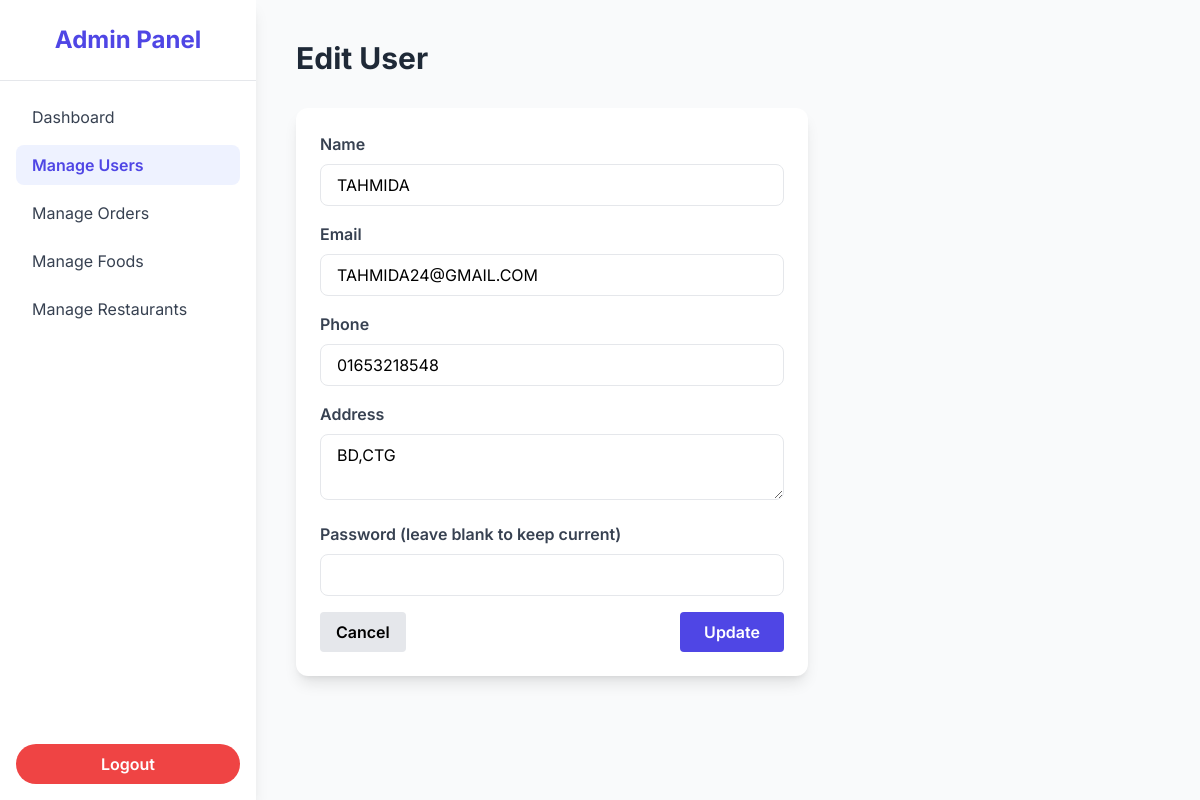
Page /admin/edit_user.php?id=9 (signed in) on the committed database.
### tables this page shows
CREATE TABLE `users` (
  `id` int(11) NOT NULL,
  `name` varchar(100) NOT NULL,
  `email` varchar(100) NOT NULL,
  `password_plain` varchar(255) NOT NULL,
  `password_md5` varchar(32) NOT NULL,
  `phone` varchar(30) DEFAULT NULL,
  `address` varchar(255) DEFAULT NULL,
  `created_at` timestamp NOT NULL DEFAULT current_timestamp()
);

### admin/edit_user.php (the view, shortened to what this page needs)
<?php
require_once __DIR__ . '/../includes/config.php';
$user_id = intval($_GET['id']);
$user = $conn->query("SELECT * FROM users WHERE id = $user_id")->fetch_assoc();
?>
<!DOCTYPE html>
<html lang="en">
<head>
    <script src="https://cdn.tailwindcss.com"></script>
</head>
<body class="bg-gray-50 min-h-screen flex">
    <aside class="bg-white shadow-lg w-64 flex-shrink-0 hidden md:flex flex-col">
        <div class="p-6 border-b border-gray-200">
            <h2 class="text-2xl font-bold text-indigo-600 text-center">Admin Panel</h2>
        </div>
        <nav class="flex-1 p-4 space-y-2">
            <a href="dashboard.php" class="block px-4 py-2 rounded-lg hover:bg-gray-100 text-gray-700">Dashboard</a>
            <a href="manage_users.php" class="block px-4 py-2 rounded-lg bg-indigo-50 text-indigo-600 font-semibold hover:bg-indigo-100">Manage Users</a>
            <a href="manage_orders.php" class="block px-4 py-2 rounded-lg hover:bg-gray-100 text-gray-700">Manage Orders</a>
            <a href="manage_foods.php" class="block px-4 py-2 rounded-lg hover:bg-gray-100 text-gray-700">Manage Foods</a>
            <a href="manage_restaurants.php" class="block px-4 py-2 rounded-lg hover:bg-gray-100 text-gray-700">Manage Restaurants</a>
        </nav>
        <div class="p-4">
            <a href="logout.php" class="w-full block bg-red-500 hover:bg-red-600 text-white text-center py-2 rounded-full font-semibold transition-all">Logout</a>
        </div>
    </aside>
    <div class="flex-1 flex flex-col">
        <main class="flex-1 p-6 md:p-10">
            <h1 class="text-3xl font-bold text-gray-800 mb-8">Edit User</h1>
            <form method="POST" class="bg-white p-6 rounded-xl shadow-lg max-w-lg">
                <div class="mb-4">
                    <label class="block text-gray-700 font-semibold mb-2">Name</label>
                    <input type="text" name="name" value="<?= htmlspecialchars($user['name']) ?>" class="w-full px-4 py-2 border rounded-lg focus:outline-none focus:ring-2 focus:ring-indigo-500">
                </div>
                <div class="mb-4">
                    <label class="block text-gray-700 font-semibold mb-2">Email</label>
                    <input type="email" name="email" value="<?= htmlspecialchars($user['email']) ?>" class="w-full px-4 py-2 border rounded-lg focus:outline-none focus:ring-2 focus:ring-indigo-500">
                </div>
                <div class="mb-4">
                    <label class="block text-gray-700 font-semibold mb-2">Phone</label>
                    <input type="text" name="phone" value="<?= htmlspecialchars($user['phone']) ?>" class="w-full px-4 py-2 border rounded-lg focus:outline-none focus:ring-2 focus:ring-indigo-500">
                </div>
                <div class="mb-4">
                    <label class="block text-gray-700 font-semibold mb-2">Address</label>
                    <textarea name="address" class="w-full px-4 py-2 border rounded-lg focus:outline-none focus:ring-2 focus:ring-indigo-500"><?= htmlspecialchars($user['address']) ?></textarea>
                </div>
                <div class="mb-4">
                    <label class="block text-gray-700 font-semibold mb-2">Password (leave blank to keep current)</label>
                    <input type="password" name="password" class="w-full px-4 py-2 border rounded-lg focus:outline-none focus:ring-2 focus:ring-indigo-500">
                </div>
                <div class="flex justify-between items-center">
                    <a href="manage_users.php" class="px-4 py-2 bg-gray-200 hover:bg-gray-300 rounded font-semibold">Cancel</a>
                    <button type="submit" name="submit" class="px-6 py-2 bg-indigo-600 hover:bg-indigo-700 text-white rounded font-semibold">Update</button>
                </div>
            </form>
        </main>
    </div>
</body>
</html>

### admin/edit_user.php (style rules this page uses)
body { font-family: 'Inter', sans-serif; }

### rows in the picture
users: name "TAHMIDA", email "TAHMIDA24@GMAIL.COM", phone "01653218548", address "BD,CTG"
